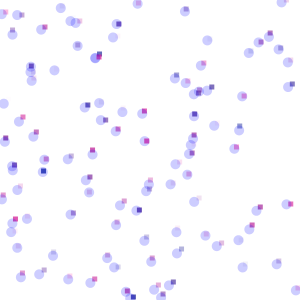
Frame 1 (no input)
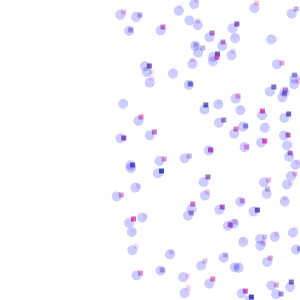
Frame 60 (the mouse pressed at the canvas centre just before this capture)
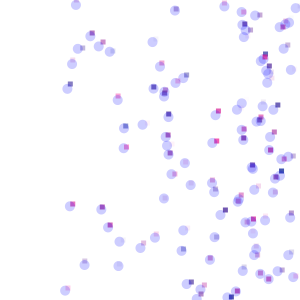
Frame 120 (the mouse held since frame 60 and released just before this capture)

The Processing sketch that drew these frames (run headless with seeded random() and noise(); from frame 60 on, the mouse is pressed at the canvas centre):

// Processing sketch: processing_40976
// ── processing_40976.pde

//Refer to  "Demo: An array of objects" and Ballobject Code

PJ []  PJ = new PJ [100];                                      // initialize the array for PJ
color P;                                                       // color for PJ 

void setup() {
  size(300, 300);
  smooth();
  for (int i=0; i < PJ.length; i++) {   
    P = color(int(random(255)), 30, 150, random(200));           // random PJ color
    PJ [i] = new PJ (P, random(width), i*3, random(50));        // seed the PJ Array
  }
}

void draw() {
  background(255);
  for (int i=0; i < PJ.length; i++) {                            //Here 3 array
    PJ [i].move();
    PJ [i].outcome();
    PJ [i].update();
  }
}

class PJ {                                                      // class PJ : color, x_y cordinate, object speed 
  color c;
  float x;
  float y;
  float speed;

  PJ (color c_, float x_, float y_, float speed_) {             // control object here. But, if you use "random" for object position, object are lined up.   
    c = c_;
    x = x_;
    y = y_;
    speed = 1;
  }

  void outcome() {                                              //  outcome here : squares and circles
    rectMode(CENTER);
    ellipseMode (CENTER);
    noStroke();
    fill(c);
    rect(x, y, 5, 5);
    fill (0, 0, 255, 50);
    ellipse (x-random(5), y+random (5), 10, 10);                 // randome position for the center of circle : objects are moving around x-y position, which is already random.
  }

  void move() {                                                 // this idea is from Ball object code. the object hit the right side and return bakc to the left side
    x = x + speed;
    if (x > width) {
      speed = speed * - 1.0;
    }
  }
  void update() {                                              //  this makes the object return back to right side again.  
    x = x + speed;
    if (x <= 0) {
      speed = speed * -1.0;
    }
  }
}
